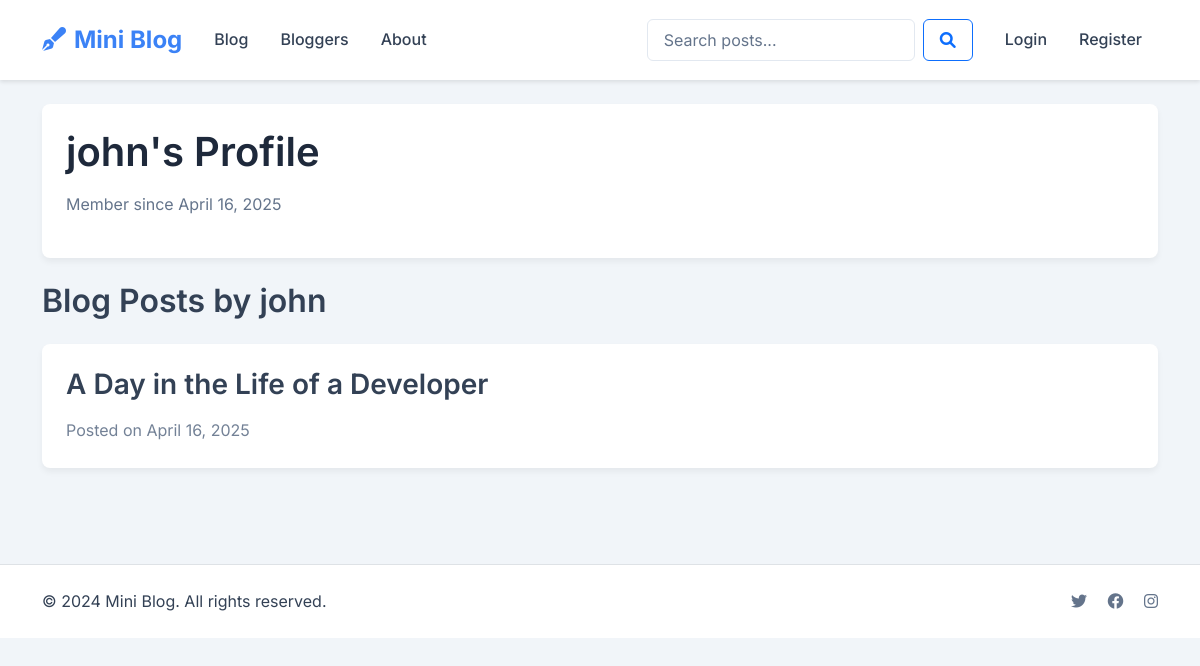
Page /author/3/ on the committed database.
### app/models.py (models this page shows, shortened)
class User(AbstractUser):
    full_name = models.CharField(max_length=150, blank=True)
    bio = models.TextField(max_length=500, blank=True)
    location = models.CharField(max_length=100, blank=True)
    website = models.URLField(max_length=200, blank=True)
    profile_picture = models.ImageField(upload_to='profile_pics/', null=True, blank=True)
    created_at = models.DateTimeField(auto_now_add=True)
    updated_at = models.DateTimeField(auto_now=True)
    bookmarks = models.ManyToManyField('BlogPost', related_name='bookmarked_by', blank=True)
    objects = UserManager()

class BlogPost(models.Model):
    title = models.CharField(max_length=200)
    content = models.TextField()
    author = models.ForeignKey(User, on_delete=models.CASCADE, related_name='blog_posts')
    created_at = models.DateTimeField(auto_now_add=True)
    updated_at = models.DateTimeField(auto_now=True)
    liked_by = models.ManyToManyField(User, related_name='liked_posts', blank=True)
    disliked_by = models.ManyToManyField(User, related_name='disliked_posts', blank=True)
    class Meta:
        ordering = ['-created_at']

### app/views.py (the view)
# urls.py: path('author/<int:author_id>/', views.author_detail, name='author_detail'),
def author_detail(request, author_id):
    author = get_object_or_404(User, id=author_id)
    posts = BlogPost.objects.filter(author=author)
    return render(request, 'author_detail.html', {'author': author, 'posts': posts})

### app/templates/author_detail.html (shortened to what this page needs)
{% extends 'base.html' %}
{% block content %}
<div class="row">
    <div class="col-md-12">
        <div class="card mb-4">
            <div class="card-body">
                <h1 class="card-title">{{ author.username }}'s Profile</h1>
                <p class="text-muted">Member since {{ author.date_joined|date:"F j, Y" }}</p>
            </div>
        </div>
        <h2 class="mb-4">Blog Posts by {{ author.username }}</h2>
        {% for post in posts %}
            <div class="card mb-4">
                <div class="card-body">
                    <h3 class="card-title">
                        <a href="{% url 'blog_detail' post.id %}" class="text-decoration-none">{{ post.title }}</a>
                    </h3>
                    <p class="card-text text-muted">
                        Posted on {{ post.created_at|date:"F j, Y" }}
                    </p>
                </div>
            </div>
        {% empty %}
            <div class="alert alert-info">
                {{ author.username }} hasn't written any blog posts yet.
            </div>
        {% endfor %}
    </div>
</div>
{% endblock %}

### app/static/css/style.css (style rules this page uses)
:root { --primary-color: #3b82f6; --primary-hover: #2563eb; --secondary-color: #64748b; --success-color: #10b981; --danger-color: #ef4444; --warning-color: #f59e0b; --info-color: #3b82f6; --light-color: #f8fafc; --dark-color: #1e293b; --text-color: #334155; --text-muted: #64748b; --border-color: #e2e8f0; --card-bg: #ffffff; --body-bg: #f1f5f9; --list-group-bg: #f8fafc; --list-group-hover-bg: #f1f5f9; }
body { background-color: var(--body-bg); color: var(--text-color); font-family: 'Inter', sans-serif; line-height: 1.6; }
.card { background-color: var(--card-bg); border: none; border-radius: 0.5rem; box-shadow: 0 4px 6px rgba(0, 0, 0, 0.05); transition: transform 0.2s ease, box-shadow 0.2s ease; }
.card-title { color: var(--dark-color); font-weight: 600; margin-bottom: 1rem; }
.card-text { color: var(--text-color); opacity: 0.9; }
a { color: var(--primary-color); text-decoration: none; transition: color 0.2s ease; }
.text-muted { color: var(--text-muted) !important; }
.card-title a { color: var(--text-color); text-decoration: none; transition: color 0.2s ease; }
.card-body { padding: 1.5rem; }
h1, h2, h3, h4, h5, h6 { color: var(--text-color); font-weight: 600; }

### rows in the picture
User: username "john", date_joined "April 16, 2025"
BlogPost: title "A Day in the Life of a Developer", created_at "April 16, 2025"
